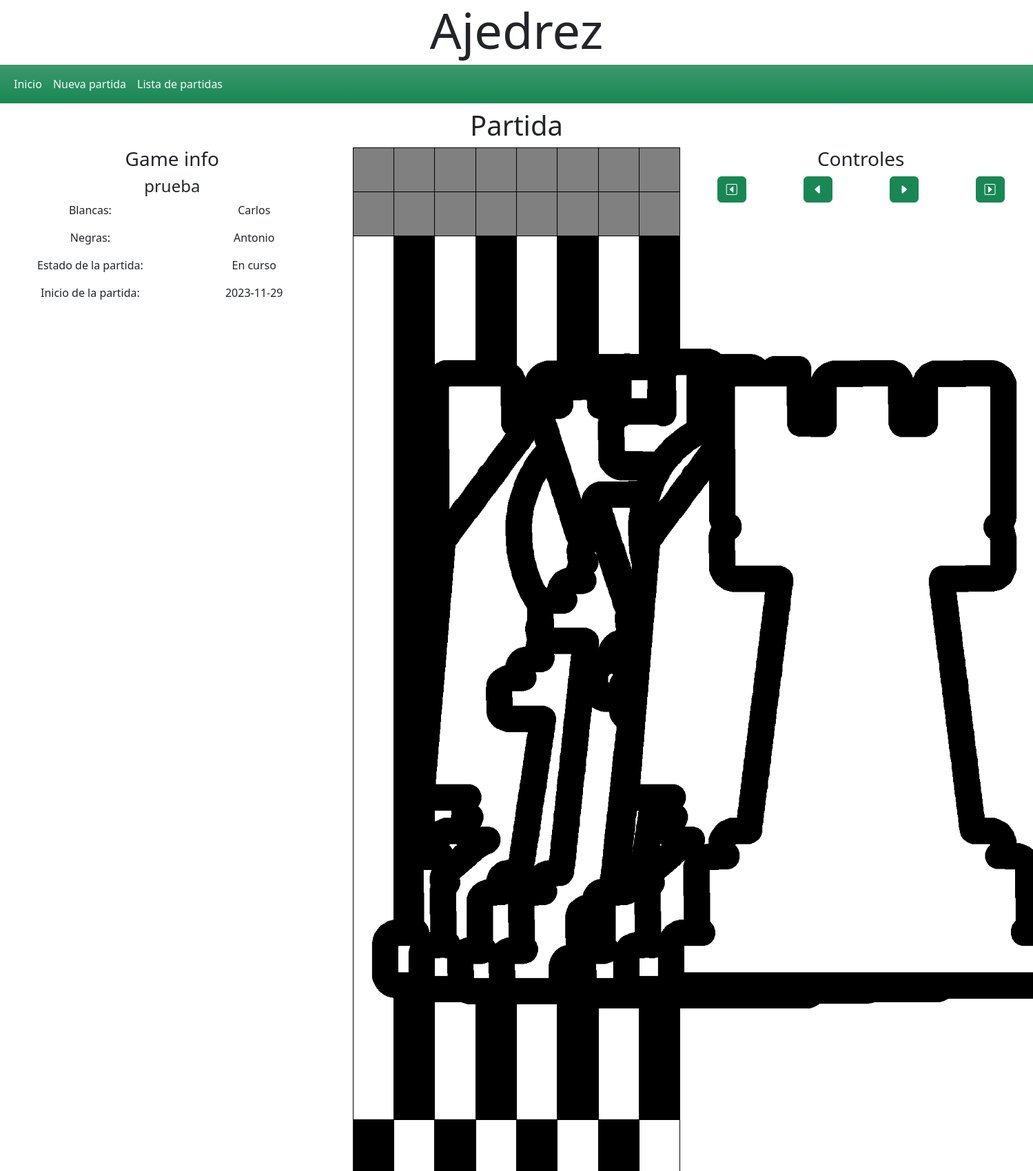
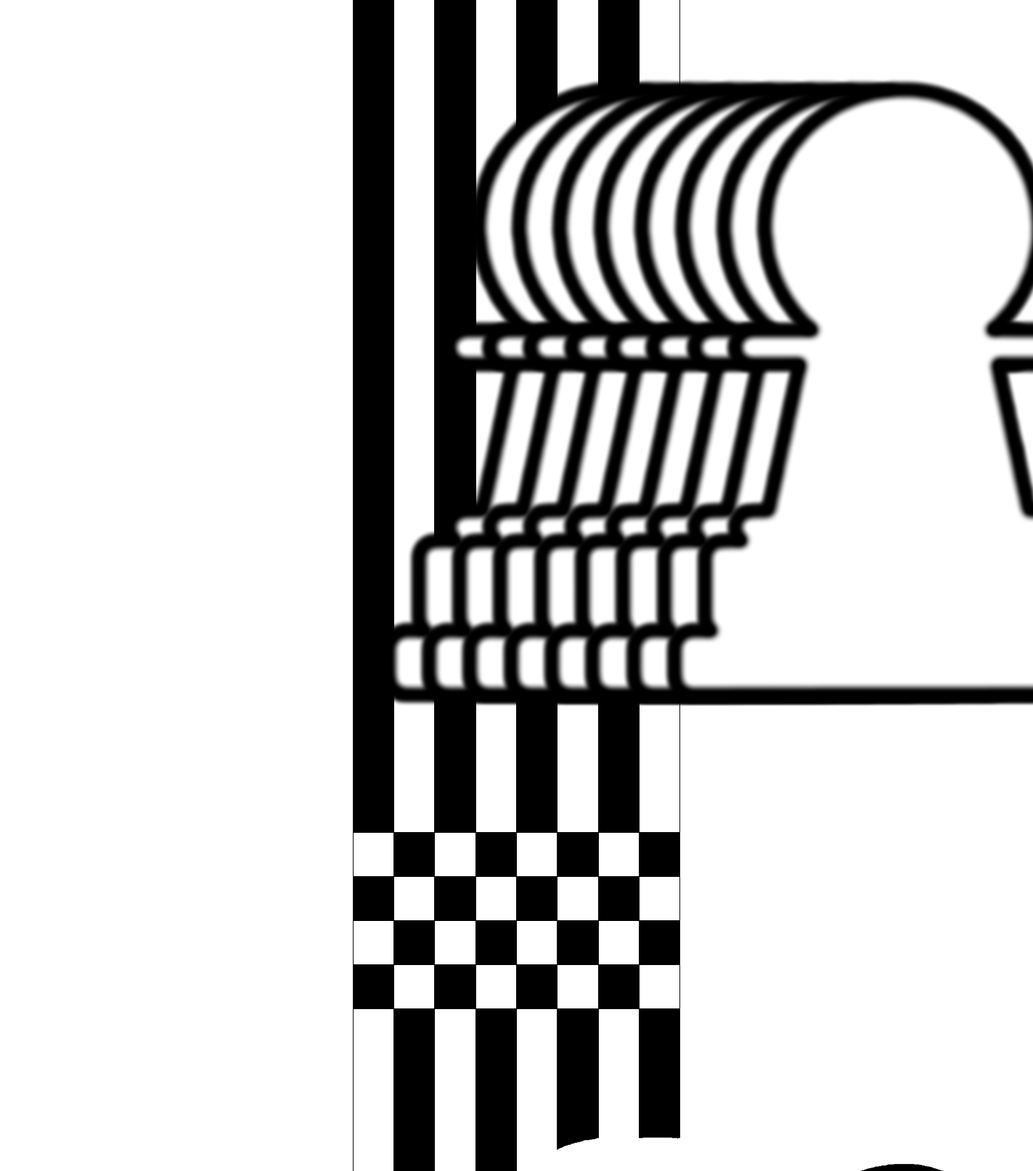
The page /Vistas/boardView.php?game=1 (upper part) on the database its author committed (2 pictures, top to bottom).
### tables this page shows
CREATE TABLE `T_Matches` (
  `ID` int NOT NULL AUTO_INCREMENT,
  `title` varchar(50) NOT NULL,
  `white` int NOT NULL,
  `black` int NOT NULL,
  `startDate` datetime NOT NULL,
  `endDate` datetime DEFAULT NULL,
  `winner` varchar(10) DEFAULT NULL,
  `state` varchar(20) NOT NULL DEFAULT (_utf8mb4'En curso'),
  PRIMARY KEY (`ID`),
  KEY `white` (`white`),
  KEY `black` (`black`),
  CONSTRAINT `T_Matches_ibfk_1` FOREIGN KEY (`white`) REFERENCES `T_Players` (`ID`),
  CONSTRAINT `T_Matches_ibfk_2` FOREIGN KEY (`black`) REFERENCES `T_Players` (`ID`)
);

CREATE TABLE `T_Players` (
  `ID` int NOT NULL AUTO_INCREMENT,
  `name` varchar(30) NOT NULL,
  `email` varchar(50) NOT NULL,
  `password` varchar(30) NOT NULL,
  PRIMARY KEY (`ID`),
  UNIQUE KEY `email` (`email`)
);

### Infraestructura/gameInfo.php (called while the page is built, shortened)
<?php
class GameInfo
{
    function gInfo2($game)
    {
        $conexion = mysqli_connect('localhost', 'root', 'sanicculurs2gs');
        mysqli_select_db($conexion, 'chess_game');
        $san_game = mysqli_real_escape_string($conexion, $game);
        $consulta = mysqli_prepare($conexion, "SELECT tm.ID as ID,title,tp1.name as white,tp2.name as black,
        startDate,state FROM T_Matches tm INNER JOIN T_Players tp1 ON tp1.ID = tm.white
        INNER JOIN T_Players tp2 ON tp2.ID = tm.black WHERE tm.ID = $san_game;");
        $consulta->execute();
        $res = $consulta->get_result();
        $games = array();
        while ($myrow = $res->fetch_assoc()) {
            array_push($games, $myrow);
        }
        return $games;
    }
}

### Negocio/game.php (called while the page is built, shortened)
<?php
require ('../Infraestructura/gameInfo.php');
class Game
{
    private $_name;
    private $_j1;
    private $_j2;
    private $_startDate;
    private $_state;
    function init3($id,$title,$j1,$j2,$start,$state)
    {
        $this->_j1 = $j1;
        $this->_j2 = $j2;
        $this->_name = $title;
        $this->_startDate = $start;
        $this->_state = $state;
    }
    function getName()
    {
        return $this->_name;
    }
    function getWhite()
    {
        return $this->_j1;
    }
    function getBlack()
    {
        return $this->_j2;
    }
    function getStartDate()
    {
        return $this->getDate($this->_startDate);
    }
    function getState()
    {
        return $this->_state;
    }
    function getDate($date)
    {
        return substr($date,0,10);
    }
    function getGInfo($game)
    {
        $gameDAL = new GameInfo();
        $rs = $gameDAL->gInfo2($game);
        $listGames = array();
        foreach ($rs as $game) {
            $gameRL = new Game();
            $gameRL->init3($game['ID'],$game['title'],$game['white'],$game['black'],$game['startDate'],$game['state']);
            array_push($listGames,$gameRL);
        }
        return $listGames;
    }
}

### Infraestructura/boardInfo.php (called while the page is built, shortened)
<?php
class BoardInfo
{
    function boardStates($game)
    {
        $conexion = mysqli_connect('localhost', 'root', 'sanicculurs2gs');
        mysqli_select_db($conexion, 'chess_game');
        $san_game = mysqli_real_escape_string($conexion,$game);
        $consulta = mysqli_prepare($conexion, "SELECT ID,IDGame,board FROM T_Board_Status WHERE IDGame = $san_game;");
        $consulta->execute();
        $res = $consulta->get_result();
        $moves = array();
        while ($myrow = $res->fetch_assoc()) {
            array_push($moves, $myrow);
        }
        return $moves;
    }
}

### Negocio/board.php (called while the page is built, shortened)
<?php
require ('../Infraestructura/boardInfo.php');
class Board
{
    private $_board;
    function init($move,$game,$board)
    {
        $this->_board = $board;
    }
    function getBoard()
    {
        return $this->_board;
    }
    function getBoardStat($game)
    {
        $boardDAL = new BoardInfo();
        $rs = $boardDAL->boardStates($game);
        $listMoves = array();
        foreach ($rs as $board) {
            $boardRL = new Board();
            $boardRL->init($board['ID'],$board['IDGame'],$board['board']);
            array_push($listMoves, $boardRL);
        }
        return $listMoves;
    }
}

### Vistas/boardView.php (the view, shortened to what this page needs)
<!DOCTYPE html>
<html lang="en">
<head>
    <link href="https://cdn.jsdelivr.net/npm/bootstrap@5.3.2/dist/css/bootstrap.min.css" rel="stylesheet"
>
    <link rel="stylesheet" href="https://cdn.jsdelivr.net/npm/bootstrap-icons@1.11.2/font/bootstrap-icons.min.css">
    <link rel="stylesheet" href="../css/style.css">
</head>
<body>
    <?php
    include 'header.php';
    include 'nav.php';
    require_once("../Negocio/game.php");
    require_once("../Negocio/board.php");
    $gameID = $_GET['game'];
    $value = $_GET['but'];
    $value = (int) $value;
    if ($gameID != null) {
        $board = new Board();
        $boards = $board->getBoardStat($gameID);
        $max = count($boards) - 1;
        $boardState = $boards[$value]->getBoard();
        $gameInfo = new Game();
        $gamesInf = $gameInfo->getGInfo($gameID);
        foreach ($gamesInf as $game) {
            $title = $game->getName();
            $white = $game->getWhite();
            $black = $game->getBlack();
            $state = $game->getState();
            $date = $game->getStartDate();
        }
    }
    ?>
    <main class="container-fluid text-center mt-2 mb-2">
        <div class="row">
            <div class="col"></div>
            <div class="col-10">
                <h1>Partida</h1>
            </div>
            <div class="col"></div>
        </div>
        <div class="row">
            <div class="col-4">
                <div class="container">
                    <div class="row">
                        <div class="col">
                            <h3>Game info</h3>
                        </div>
                    </div>
                    <div class="row">
                        <div class="col">
                            <h4>
                                <?php echo $title ?>
                            </h4>
                        </div>
                    </div>
                    <div class="row">
                        <div class="col-6">
                            <p>Blancas:</p>
                        </div>
                        <div class="col">
                            <p>
                                <?php echo $white ?>
                            </p>
                        </div>
                    </div>
                    <div class="row">
                        <div class="col-6">
                            <p>Negras:</p>
                        </div>
                        <div class="col">
                            <p>
                                <?php echo $black ?>
                            </p>
                        </div>
                    </div>
                    <div class="row">
                        <div class="col-6">
                            <p>Estado de la partida:</p>
                        </div>
                        <div class="col">
                            <p>
                                <?php echo $state ?>
                            </p>
                        </div>
                    </div>
                    <div class="row">
                        <div class="col-6">
                            <p>Inicio de la partida:</p>
                        </div>
                        <div class="col">
                            <p>
                                <?php echo $date ?>
                            </p>
                        </div>
                    </div>
                </div>
            </div>
            <div class="col-4 ">
                <table>
                    <?php
                    function DrawChessGame($board)
                    {
                        $pieces = explode(",", $board);
                        $piece = 0;
                        for ($i = 0; $i < 2; $i++) {
                            echo "<tr>";
                            for ($f = 0; $f < 8; $f++) {
                                echo "<td class='dead'>";
                                echo "</td>";
                            }
                            echo "</tr>";
                        }
                        for ($i = 0; $i < 8; $i++) {
                            echo "<tr>";
                            for ($f = 0; $f < 8; $f++) {
                                if (($i + $f) % 2 == 0) {
                                    echo '<td class="white">';
                                } else {
                                    echo '<td class="black">';
                                }
                                if ($pieces[$piece] !== "NP") {
                                    echo '<div class="piece">';
                                    echo '<img src="../images/' . $pieces[$piece] . '.png">';
                                    echo '</div>';
                                }
                                echo '</td>';
                                $piece++;
                            }
                            echo "</tr>";
                        }
                    }
                    if ($boardState == null) {
                        DrawChessGame("RW,NW,BW,QW,KW,BW,NW,RW,PW,PW,PW,PW,PW,PW,PW,PW,NP,NP,NP,NP,NP,NP,NP,NP,NP,NP,NP,NP,NP,NP,NP,NP,NP,NP,NP,NP,NP,NP,NP,NP,NP,NP,NP,NP,NP,NP,NP,NP,p,p,p,p,p,p,p,p,r,n,b,q,k,b,n,r,NP,NP,NP,NP,NP,NP,NP,NP,NP,NP,NP,NP,NP,NP,NP,NP,NP,NP,NP,NP,NP,NP,NP,NP,NP,NP,NP,NP,NP,NP,NP,NP");
                    } else {
                        DrawChessGame($boardState);
                    }
                    ?>
                </table>
            </div>
            <div class="col-4">
                <?php
                if ($gameID != null) {
                    echo "<div class='row'>
                    <div class='col'>
                        <h3>Controles</h3>
                    </div>
                </div>
                <form action='boardView.php' method='get'>
                    <div class='row'>
                        <div class='col'>
                            <button type='submit' name='but' value='0' class='btn btn-success'>
                                <i class='bi bi-caret-left-square'></i>
                            </button>
                        </div>
                        <div class='col'>
                            <button type='submit' name='but' value='" . $value - 1 . "' class='btn btn-success'>
                                <i class='bi bi-caret-left-fill'></i>
                            </button>
                        </div>
                        <div class='col'>
                            <button type='submit' name='but' value='" . $value + 1 . "' class='btn btn-success'>
                                <i class='bi bi-caret-right-fill'></i>
                            </button>
                        </div>
                        <div class='col'>
                            <button type='submit' name='but' value='" . $max . "' class='btn btn-success'>
                                <i class='bi bi-caret-right-square'></i>
                            </button>
                            <input type='hidden' name='game' value ='" . $gameID . "'>
                        </div>
                    </div>
                </form>";
                }
                ?>
            </div>
        </div>
    </main>
</body>
</html>

### css/style.css (style rules this page uses)
table,td { border: solid black 1px; border-collapse: collapse; }
table { align-self: center; margin: auto; }
td,.dead { height: 4rem; width: 4rem; }
.piece { height: 75%; width: 75%; margin: auto; text-align: center; }
img { height: 100%; }
.white { background-color: white; }
.black { background-color: black; }
.dead { background-color: gray; }

### rows shown on the page
t_matches: title "prueba", white.name "Carlos", black.name "Antonio", state "En curso", startDate "2023-11-29"
